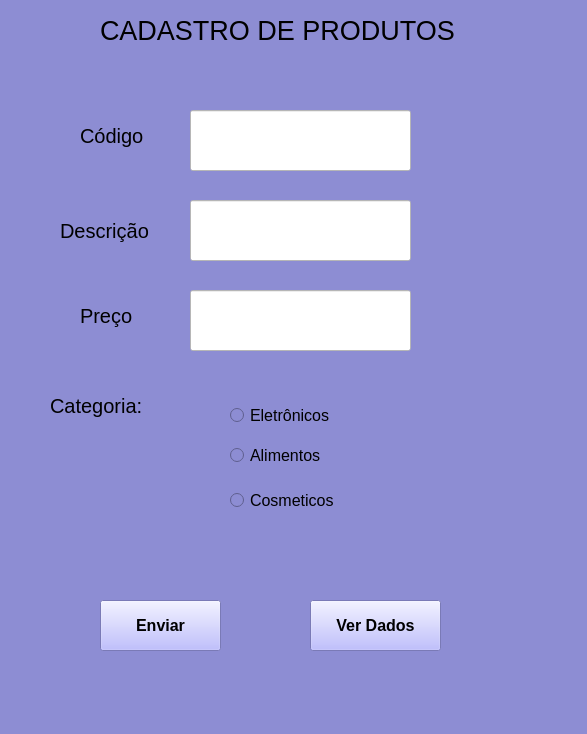
<?xml version="1.0" encoding="UTF-8"?>
<ui version="4.0">
 <class>MainWindow</class>
 <widget class="QMainWindow" name="MainWindow">
  <property name="geometry">
   <rect>
    <x>0</x>
    <y>0</y>
    <width>587</width>
    <height>734</height>
   </rect>
  </property>
  <property name="windowTitle">
   <string>MainWindow</string>
  </property>
  <property name="windowOpacity">
   <double>1.000000000000000</double>
  </property>
  <property name="styleSheet">
   <string notr="true">background-color: rgb(141, 141, 211);</string>
  </property>
  <widget class="QWidget" name="centralwidget">
   <widget class="QLabel" name="label">
    <property name="geometry">
     <rect>
      <x>100</x>
      <y>-30</y>
      <width>461</width>
      <height>121</height>
     </rect>
    </property>
    <property name="font">
     <font>
      <pointsize>20</pointsize>
     </font>
    </property>
    <property name="frameShape">
     <enum>QFrame::NoFrame</enum>
    </property>
    <property name="frameShadow">
     <enum>QFrame::Plain</enum>
    </property>
    <property name="lineWidth">
     <number>1</number>
    </property>
    <property name="text">
     <string>CADASTRO DE PRODUTOS</string>
    </property>
   </widget>
   <widget class="QLabel" name="label_2">
    <property name="geometry">
     <rect>
      <x>80</x>
      <y>110</y>
      <width>81</width>
      <height>51</height>
     </rect>
    </property>
    <property name="font">
     <font>
      <pointsize>15</pointsize>
     </font>
    </property>
    <property name="text">
     <string>Código</string>
    </property>
   </widget>
   <widget class="QLabel" name="label_3">
    <property name="geometry">
     <rect>
      <x>60</x>
      <y>200</y>
      <width>131</width>
      <height>61</height>
     </rect>
    </property>
    <property name="font">
     <font>
      <pointsize>15</pointsize>
     </font>
    </property>
    <property name="text">
     <string>Descrição</string>
    </property>
   </widget>
   <widget class="QLabel" name="label_4">
    <property name="geometry">
     <rect>
      <x>80</x>
      <y>290</y>
      <width>111</width>
      <height>51</height>
     </rect>
    </property>
    <property name="font">
     <font>
      <pointsize>15</pointsize>
     </font>
    </property>
    <property name="text">
     <string>Preço</string>
    </property>
   </widget>
   <widget class="QLineEdit" name="lineEdit">
    <property name="geometry">
     <rect>
      <x>190</x>
      <y>110</y>
      <width>221</width>
      <height>61</height>
     </rect>
    </property>
    <property name="styleSheet">
     <string notr="true">background-color: rgb(255, 255, 255);</string>
    </property>
   </widget>
   <widget class="QLineEdit" name="lineEdit_2">
    <property name="geometry">
     <rect>
      <x>190</x>
      <y>200</y>
      <width>221</width>
      <height>61</height>
     </rect>
    </property>
    <property name="styleSheet">
     <string notr="true">background-color: rgb(255, 255, 255);</string>
    </property>
   </widget>
   <widget class="QLineEdit" name="lineEdit_3">
    <property name="geometry">
     <rect>
      <x>190</x>
      <y>290</y>
      <width>221</width>
      <height>61</height>
     </rect>
    </property>
    <property name="styleSheet">
     <string notr="true">background-color: rgb(255, 255, 255);</string>
    </property>
   </widget>
   <widget class="QRadioButton" name="radioButton">
    <property name="geometry">
     <rect>
      <x>230</x>
      <y>440</y>
      <width>131</width>
      <height>31</height>
     </rect>
    </property>
    <property name="font">
     <font>
      <pointsize>12</pointsize>
     </font>
    </property>
    <property name="text">
     <string>Alimentos</string>
    </property>
   </widget>
   <widget class="QRadioButton" name="radioButton_2">
    <property name="geometry">
     <rect>
      <x>230</x>
      <y>400</y>
      <width>131</width>
      <height>31</height>
     </rect>
    </property>
    <property name="font">
     <font>
      <pointsize>12</pointsize>
     </font>
    </property>
    <property name="text">
     <string>Eletrônicos</string>
    </property>
   </widget>
   <widget class="QRadioButton" name="radioButton_3">
    <property name="geometry">
     <rect>
      <x>230</x>
      <y>480</y>
      <width>131</width>
      <height>41</height>
     </rect>
    </property>
    <property name="font">
     <font>
      <pointsize>12</pointsize>
     </font>
    </property>
    <property name="text">
     <string>Cosmeticos</string>
    </property>
    <property name="iconSize">
     <size>
      <width>20</width>
      <height>20</height>
     </size>
    </property>
   </widget>
   <widget class="QLabel" name="label_5">
    <property name="geometry">
     <rect>
      <x>50</x>
      <y>390</y>
      <width>121</width>
      <height>31</height>
     </rect>
    </property>
    <property name="font">
     <font>
      <pointsize>15</pointsize>
     </font>
    </property>
    <property name="text">
     <string>Categoria:</string>
    </property>
   </widget>
   <widget class="QPushButton" name="pushButton">
    <property name="geometry">
     <rect>
      <x>100</x>
      <y>600</y>
      <width>121</width>
      <height>51</height>
     </rect>
    </property>
    <property name="font">
     <font>
      <family>MS Sans Serif</family>
      <pointsize>12</pointsize>
      <weight>75</weight>
      <bold>true</bold>
     </font>
    </property>
    <property name="styleSheet">
     <string notr="true">background-color: rgb(171, 171, 255);</string>
    </property>
    <property name="text">
     <string>Enviar</string>
    </property>
   </widget>
   <widget class="QPushButton" name="pushButton_2">
    <property name="geometry">
     <rect>
      <x>310</x>
      <y>600</y>
      <width>131</width>
      <height>51</height>
     </rect>
    </property>
    <property name="font">
     <font>
      <family>MS Sans Serif</family>
      <pointsize>12</pointsize>
      <weight>75</weight>
      <bold>true</bold>
     </font>
    </property>
    <property name="styleSheet">
     <string notr="true">background-color: rgb(171, 171, 255);</string>
    </property>
    <property name="text">
     <string>Ver Dados</string>
    </property>
   </widget>
  </widget>
  <widget class="QMenuBar" name="menubar">
   <property name="geometry">
    <rect>
     <x>0</x>
     <y>0</y>
     <width>587</width>
     <height>26</height>
    </rect>
   </property>
  </widget>
  <widget class="QStatusBar" name="statusbar"/>
 </widget>
 <resources/>
 <connections/>
</ui>
